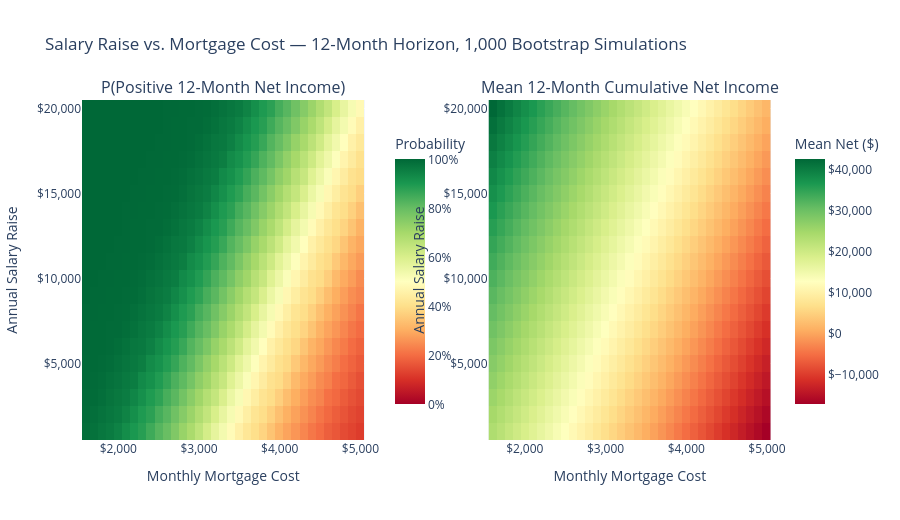

Notebook cell for this chart:
### Markdown cell above
# Effect of Pay Increases on Mortgage Affordability

### Code cell
from plotly.subplots import make_subplots

rng = np.random.default_rng(42)
net = pivoted['Net Income'].dropna().values

salary_increases = np.arange(1000, 21000, 1000)   # Annual raise amounts ($1K–$20K)
mortgage_costs   = np.arange(1600, 5100, 100)      # xMonthly mortgage ($1,600–$5,000)
n_sims   = 1000
n_months = 12   # 1-year horizon

# Sample base net income once and reuse across all combos for efficiency
base_total = rng.choice(net, size=(n_sims, n_months), replace=True).sum(axis=1)  # shape (n_sims,)

prob_grid = np.zeros((len(salary_increases), len(mortgage_costs)))
mean_grid = np.zeros((len(salary_increases), len(mortgage_costs)))

for i, annual_raise in enumerate(salary_increases):
    monthly_raise = annual_raise / 12
    for j, mort in enumerate(mortgage_costs):
        sim = base_total + monthly_raise * n_months - mort * n_months
        prob_grid[i, j] = np.mean(sim > 0)
        mean_grid[i, j] = np.mean(sim)

salary_labels    = [f'${s:,}' for s in salary_increases]
mortgage_labels  = [f'${m:,}' for m in mortgage_costs]

fig = make_subplots(
    rows=1, cols=2,
    subplot_titles=(
        'P(Positive 12-Month Net Income)',
        'Mean 12-Month Cumulative Net Income'
    ),
    horizontal_spacing=0.18
)

fig.add_trace(go.Heatmap(
    x=mortgage_costs, y=salary_increases, z=prob_grid,
    colorscale='RdYlGn', zmin=0, zmax=1,
    colorbar=dict(title='Probability', tickformat='.0%', len=0.85, x=0.44, y=0.5),
    hovertemplate='Mortgage: $%{x:,}/mo<br>Raise: $%{y:,}/yr<br>P(net > 0): %{z:.1%}<extra></extra>'
), row=1, col=1)

fig.add_trace(go.Heatmap(
    x=mortgage_costs, y=salary_increases, z=mean_grid,
    colorscale='RdYlGn',
    colorbar=dict(title='Mean Net ($)', tickprefix='$', tickformat=',', len=0.85, x=1.02, y=0.5),
    hovertemplate='Mortgage: $%{x:,}/mo<br>Raise: $%{y:,}/yr<br>Mean net: $%{z:,.0f}<extra></extra>'
), row=1, col=2)

fig.update_xaxes(title_text='Monthly Mortgage Cost', tickprefix='$', tickformat=',')
fig.update_yaxes(title_text='Annual Salary Raise', tickprefix='$', tickformat=',')
fig.update_layout(
    title=f'Salary Raise vs. Mortgage Cost — 12-Month Horizon, {n_sims:,} Bootstrap Simulations',
    height=520
)
fig.show()

# Print the 50% crossover mortgage cost for each raise level
print("\n--- Break-even mortgage cost per raise level (closest to 50% probability) ---")
for i, sal in enumerate(salary_increases):
    crossover_idx = np.argmin(np.abs(prob_grid[i] - 0.5))
    print(f"  Raise ${sal:>6,}/yr  →  ~${mortgage_costs[crossover_idx]:,}/mo mortgage  "
          f"(P={prob_grid[i, crossover_idx]:.0%}, mean net = ${mean_grid[i, crossover_idx]:,.0f})")

### Figure 1 — Plotly figure (JSON) as saved in the notebook; plotly's stock layout.template omitted (floating-point values rounded to 4 significant figures; data arrays with more than 128 entries replaced by an {"elided": "..."} marker saying what was removed)
{"data": [{"colorbar": {"len": 0.85, "tickformat": ".0%", "title": {"text": "Probability"}, "x": 0.44, "y": 0.5}, "colorscale": [[0, "rgb(165,0,38)"], [0.1, "rgb(215,48,39)"], [0.2, "rgb(244,109,67)"], [0.3, "rgb(253,174,97)"], [0.4, "rgb(254,224,139)"], [0.5, "rgb(255,255,191)"], [0.6, "rgb(217,239,139)"], [0.7, "rgb(166,217,106)"], [0.8, "rgb(102,189,99)"], [0.9, "rgb(26,152,80)"], [1, "rgb(0,104,55)"]], "hovertemplate": "Mortgage: $%{x:,}/mo<br>Raise: $%{y:,}/yr<br>P(net > 0): %{z:.1%}<extra></extra>", "type": "heatmap", "x": [1600, 1700, 1800, 1900, 2000, 2100, 2200, 2300, 2400, 2500, 2600, 2700, 2800, 2900, 3000, 3100, 3200, 3300, 3400, 3500, 3600, 3700, 3800, 3900, 4000, 4100, 4200, 4300, 4400, 4500, 4600, 4700, 4800, 4900, 5000], "xaxis": "x", "y": [1000, 2000, 3000, 4000, 5000, 6000, 7000, 8000, 9000, 10000, 11000, 12000, 13000, 14000, 15000, 16000, 17000, 18000, 19000, 20000], "yaxis": "y", "z": {"elided": "20x35 float values"}, "zmax": 1, "zmin": 0}, {"colorbar": {"len": 0.85, "tickformat": ",", "tickprefix": "$", "title": {"text": "Mean Net ($)"}, "x": 1.02, "y": 0.5}, "colorscale": [[0, "rgb(165,0,38)"], [0.1, "rgb(215,48,39)"], [0.2, "rgb(244,109,67)"], [0.3, "rgb(253,174,97)"], [0.4, "rgb(254,224,139)"], [0.5, "rgb(255,255,191)"], [0.6, "rgb(217,239,139)"], [0.7, "rgb(166,217,106)"], [0.8, "rgb(102,189,99)"], [0.9, "rgb(26,152,80)"], [1, "rgb(0,104,55)"]], "hovertemplate": "Mortgage: $%{x:,}/mo<br>Raise: $%{y:,}/yr<br>Mean net: $%{z:,.0f}<extra></extra>", "type": "heatmap", "x": [1600, 1700, 1800, 1900, 2000, 2100, 2200, 2300, 2400, 2500, 2600, 2700, 2800, 2900, 3000, 3100, 3200, 3300, 3400, 3500, 3600, 3700, 3800, 3900, 4000, 4100, 4200, 4300, 4400, 4500, 4600, 4700, 4800, 4900, 5000], "xaxis": "x2", "y": [1000, 2000, 3000, 4000, 5000, 6000, 7000, 8000, 9000, 10000, 11000, 12000, 13000, 14000, 15000, 16000, 17000, 18000, 19000, 20000], "yaxis": "y2", "z": {"elided": "20x35 float values"}}], "layout": {"annotations": [{"font": {"size": 16}, "showarrow": false, "text": "P(Positive 12-Month Net Income)", "x": 0.205, "xanchor": "center", "xref": "paper", "y": 1, "yanchor": "bottom", "yref": "paper"}, {"font": {"size": 16}, "showarrow": false, "text": "Mean 12-Month Cumulative Net Income", "x": 0.795, "xanchor": "center", "xref": "paper", "y": 1, "yanchor": "bottom", "yref": "paper"}], "height": 520, "title": {"text": "Salary Raise vs. Mortgage Cost — 12-Month Horizon, 1,000 Bootstrap Simulations"}, "xaxis": {"anchor": "y", "domain": [0, 0.41], "tickformat": ",", "tickprefix": "$", "title": {"text": "Monthly Mortgage Cost"}}, "xaxis2": {"anchor": "y2", "domain": [0.59, 1], "tickformat": ",", "tickprefix": "$", "title": {"text": "Monthly Mortgage Cost"}}, "yaxis": {"anchor": "x", "domain": [0, 1], "tickformat": ",", "tickprefix": "$", "title": {"text": "Annual Salary Raise"}}, "yaxis2": {"anchor": "x2", "domain": [0, 1], "tickformat": ",", "tickprefix": "$", "title": {"text": "Annual Salary Raise"}}}}
